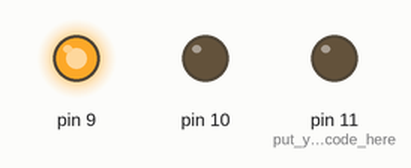
A sketch run on a simulated Arduino Uno, built with avr-gcc and run on an emulated ATmega328P. Shown: output pins drawn as LEDs (lit = HIGH).

Above: at 0.05 s.
At 0.55 s:
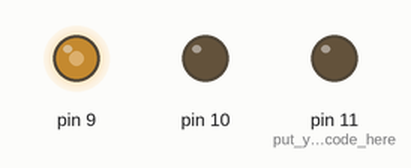
At 0.8 s:
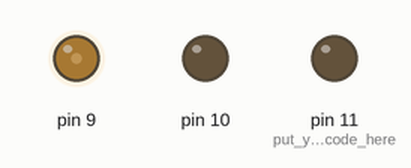
At 1.05 s:
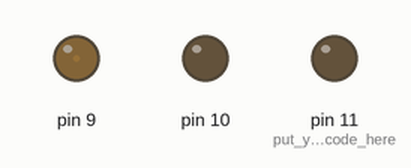
At 1.6 s:
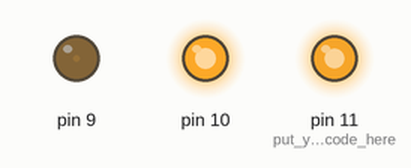
At 2.05 s:
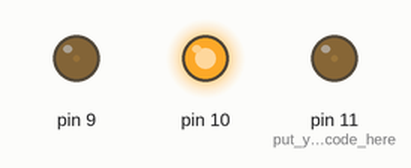
Timing chart, 0 to 4.7 s (numbered marks = the images above):
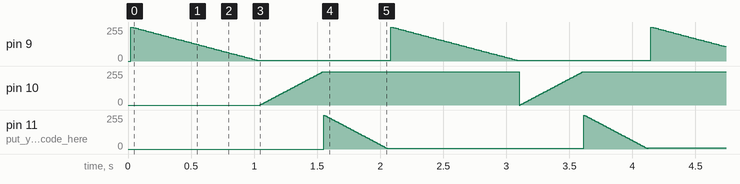

The sketch:

LED_Blinking.ino
```cpp
void setup() {
  pinMode(11, OUTPUT);// put your setup code here, to run once:
  //pinMode(12,OUTPUT);
  //pinMode(13,OUTPUT);

}

void loop() {

  for(int i=0; i<255; i=i+5)
  {
    analogWrite(11,i);
    delay(20);

      for(int i=255; i>2; i=i-5)
    {
      analogWrite(9,i);
      delay(20);

    }
      for(int i=0; i<255; i=i+5)
    {
      analogWrite(10,i);
      delay(10);
    }
    for(int i=255; i>2; i=i-5)
  {
    analogWrite(11,i);
    delay(10);
  }

  }
}
  /*digitalWrite(13,1);// put your main code here, to run repeatedly:
  delay(1000);
  digitalWrite(13,0);
  delay(500);


  digitalWrite(12,1);
  delay(1000);
  digitalWrite(12,0);
  delay(500);

  digitalWrite(11,1);
  delay(1000);
  digitalWrite(11,0);
  delay(1000);
}
*/
```

Measured:
- by itself, pin 9: ramps from 255/255 to 5/255 and jumps back, once every 2.1 s
- by itself, pin 10: ramps from 0/255 to 250/255 and jumps back, once every 2.1 s
